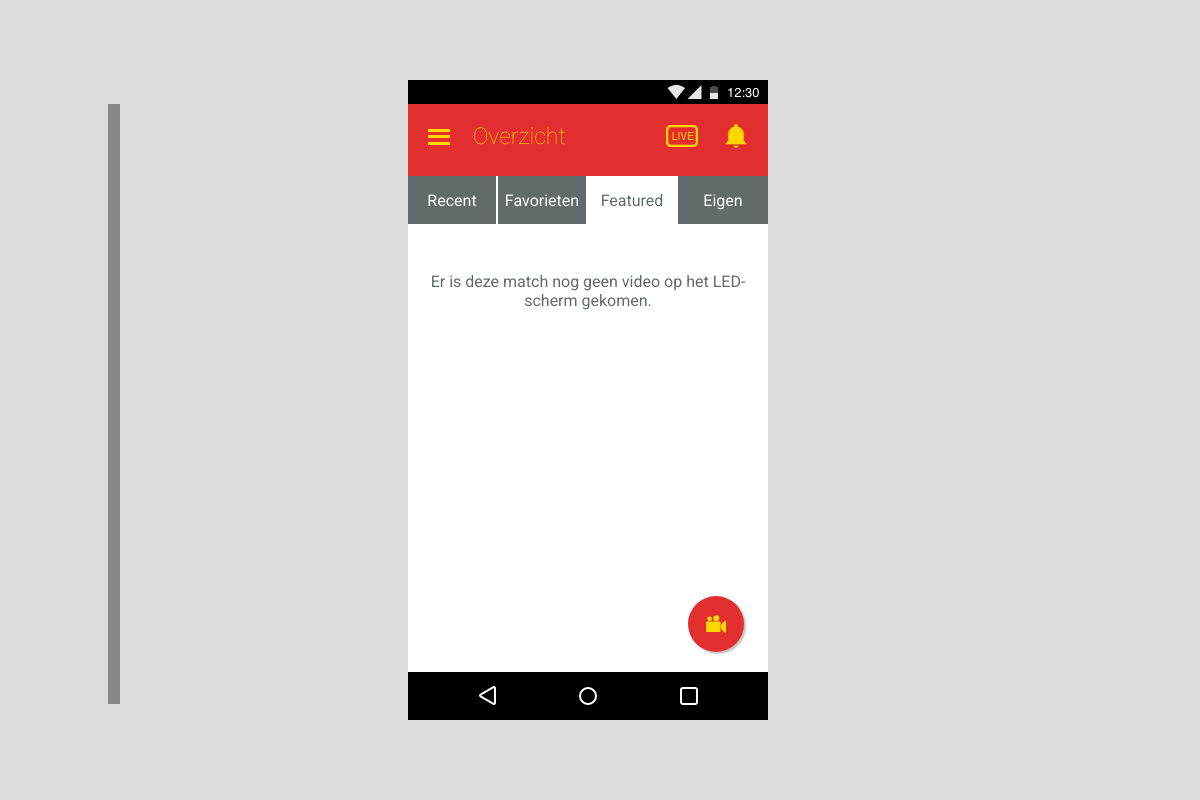
Page /overview3.php on the earlier database version.
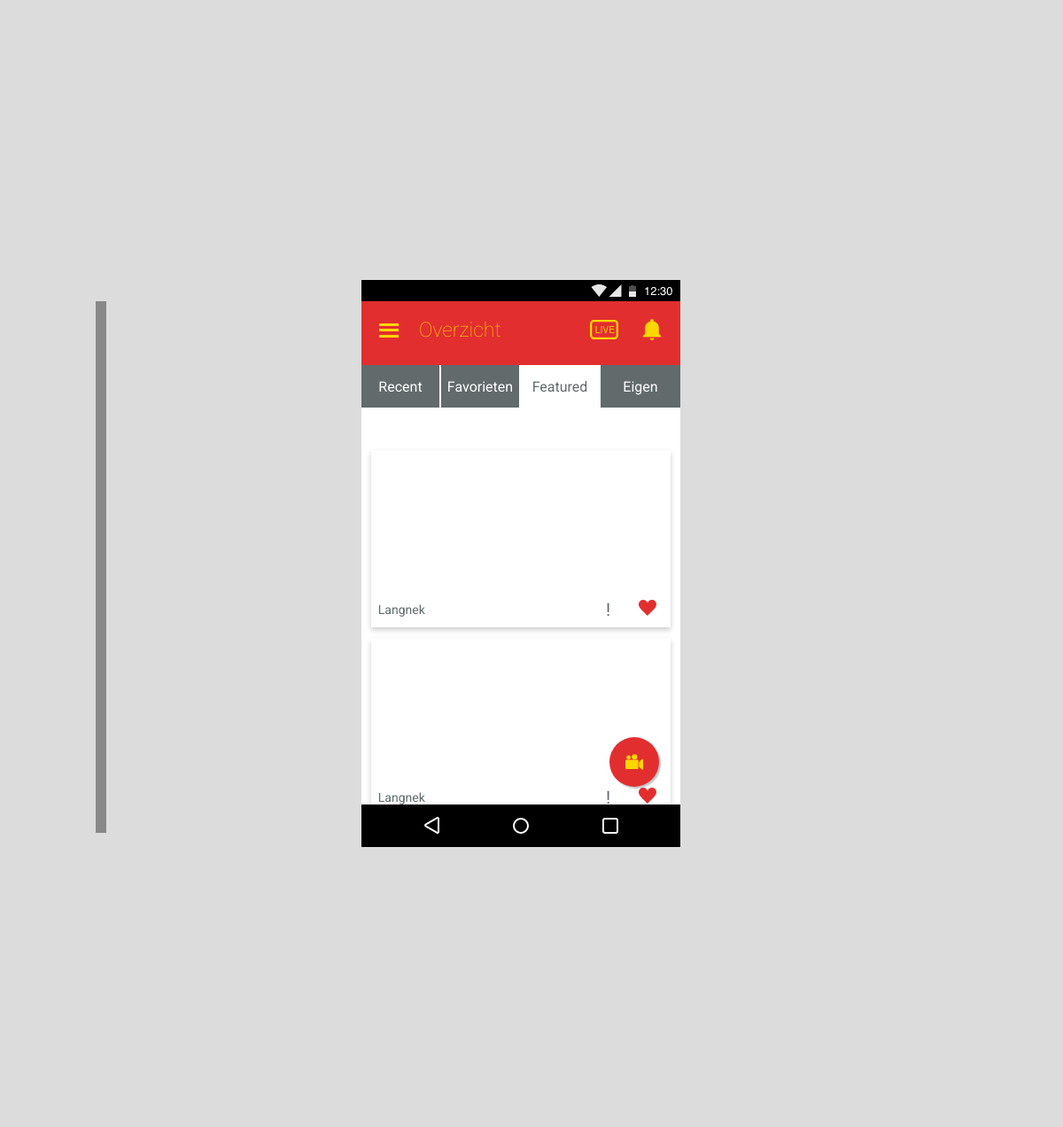
Same page on the later database version.
### tables this page shows
CREATE TABLE `featured` (
  `feature_id` int(11) NOT NULL,
  `video_id` int(11) NOT NULL,
  `timestamp` int(11) NOT NULL
);

CREATE TABLE `videos` (
  `id` int(11) NOT NULL,
  `data` varchar(200) NOT NULL,
  `timestamp` int(11) NOT NULL,
  `uploader` varchar(200) NOT NULL,
  `stemmen` int(11) NOT NULL,
  `status` varchar(200) NOT NULL
);

### classes/Video.php (called while the page is built, shortened)
<?php
    class Video
    {
        public function printFeatured(){
            $conn = Db::getInstance();
            $statement = $conn->prepare("SELECT * FROM videos v INNER JOIN featured f ON v.id = f.video_id ORDER BY f.feature_id DESC;");
            $statement->execute();
            return $statement->fetchAll(PDO::FETCH_ASSOC);
        }
    }

### overview3.php (the view, shortened to what this page needs)
<?php
    $videos = new Video;
    $res = $videos->printFeatured();
?><!DOCTYPE html>
<html lang="en">
<head>
</head>
<body>
    <div class="container">
        <div class="fill">
        </div>
        <div class="scherm">
            <img class="sysbar" src="images/sysbar-top.png" alt="android systeem balk" />
            <?php include_once("includes/mainHeader.php") ?>
            <main>
               <nav>
   				   <a href="overview.php">Recent</a>
          			<a href="overview2.php">Favorieten</a>
          			<a href="overview3.php">Featured</a>
          			<a href="overview4.php">Eigen</a>
               </nav>
               <div id="videocontainer">
                <?php
                    if(count($res) == 0){
                        echo "<p class='emptystate'> Er is deze match nog geen video op het LED-scherm gekomen. </p>";
                    }
                ?>
                <?php foreach ( $res as $key => $video): ?>
                  <div class="video">
                     <div class="imgcontainer">
                        <a href='pages/videoPlayer.php?id=<?php echo $video["id"];?>'>
                         <video src="<?php echo "uploads/videos/" . $video["data"]?>" alt="video thumbnail" poster="">
                             <source src="uploads/videos/<?php echo $video["data"] ?>" type="video/webm">
                         </video>
                         </a>
                     </div>
                     <div class="actionbar">
                        <p class="naam"><?php echo $video["uploader"]?></p>
                        <div class="right-actions">
                           <p class="report">!</p>
                           <a href="#" class="stem">
                               <img src="images/ic_favorite.svg" alt="markeer als favoriet" />
                            </a>
                        </div>
                     </div>
                  </div>
                  <?php endforeach; ?>
                  </div>
               <button id="upload"><img src="images/ic_camera.svg" alt="opnemen camera icoon" /></button>
            </main>
            <img class="sysbar" src="images/navbar-bot.png" alt="android navigatie balk" />
        </div>
        <div class="fill">
        </div>
    </div>
</body>
</html>

Differences in the rows shown:
added featured: video.uploader "Langnek"
added featured: video.uploader "Langnek"
Other differences:
text no longer shown: "Er is deze match nog geen video op het LED-scherm gekomen."
